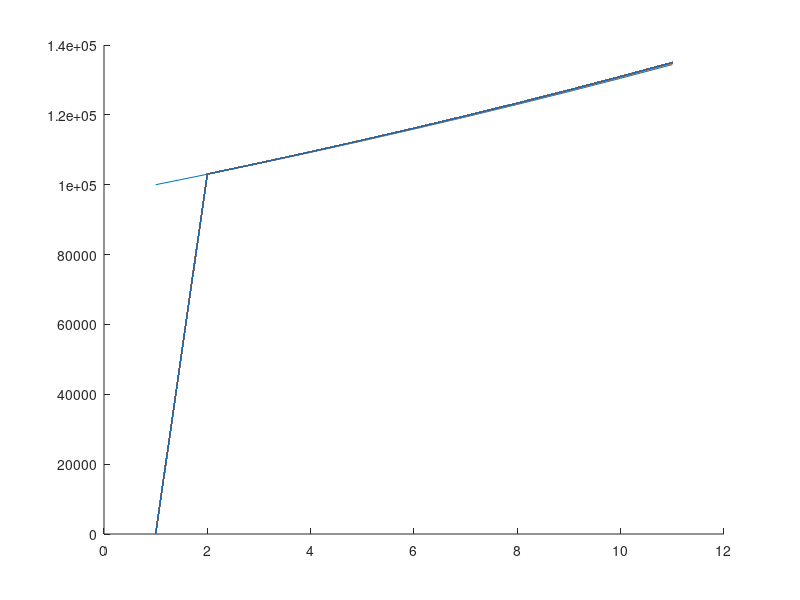

Reproduce this figure in MATLAB.
# Nettoyage des variables et de la console clc;cla;clear all;# Définition des variables capital = 100000;taux = 0.03;nbAnnee = 10;nbJour = nbAnnee / 365;# Définition du premier point de chaque résultat : correspond au capital de base resultat(1) = capital;resultat6Mois(1) = capital;resultatFrequence(1) = capital; # ---- point n°1 -------------------------------------------------------------------# Calcul de l'intérêt à un taux donné pour un nombre d'années défini function resultat = calculInteret(capital, taux, nbAnnee)  resultat = capital * (1+taux)^nbAnnee;    returnendfunctionfor i=1 : nbAnnee  resultat(i+1) = calculInteret(capital, taux, i);endfor# ---- point n°2 -------------------------------------------------------------------# Calcul de l'intérêt tous les 6 mois quand on l'enlève et on remet immédiatement le capital à un taux donnéfunction resultat = calculInteret6Mois(capital, taux, nbAnnee)  resultat = capital * (1+taux/2)^(nbAnnee*2);    returnendfunctionfor i=1 : nbAnnee  resultat6Mois(i+1) = calculInteret6Mois(capital, taux, i);endfor%hold on;%plot(resultat);%plot(resultat6Mois);%hold off;# différence sur le nombre d'annéesresultat6Mois(nbAnnee+1) - resultat(nbAnnee+1)# ---- point n°3 ------------------------------------------------------------------- # Résultat en fin d'année selon un nombre de retraits annuelfunction resultat = calculInteretSelonF(capital, taux, nbAnnee, nbRetrait)  resultat = capital * (1+(taux/nbRetrait))^(nbAnnee*nbRetrait);    returnendfunctionhold on# Afficher plutôt tableau différentiel for i=1 : 365  for j=1 : nbAnnee    resultatFrequence(j+1) = calculInteretSelonF(capital, taux, j, i);  endfor  plot(resultatFrequence);  resultatFrequence = 0;endforhold off